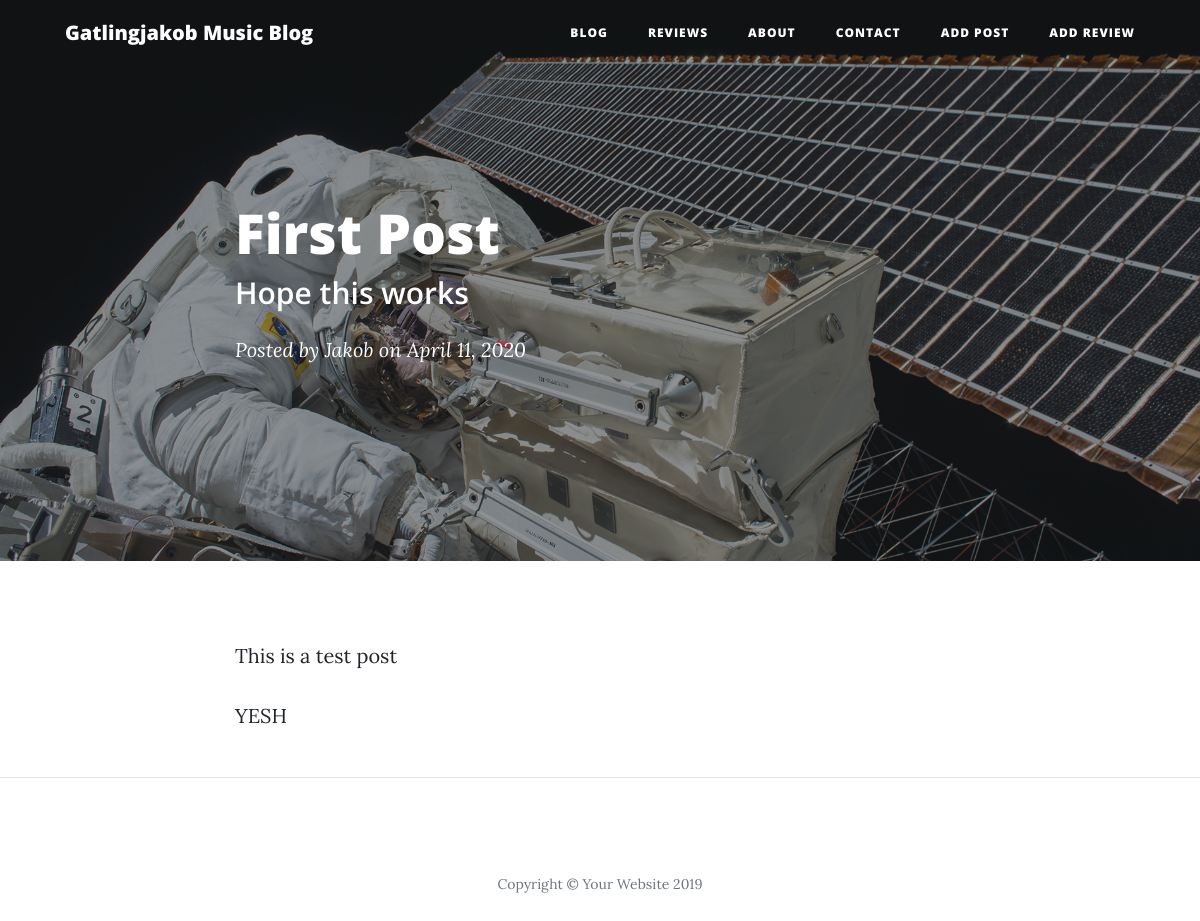
/post/1, run on an earlier commit of the app's database.
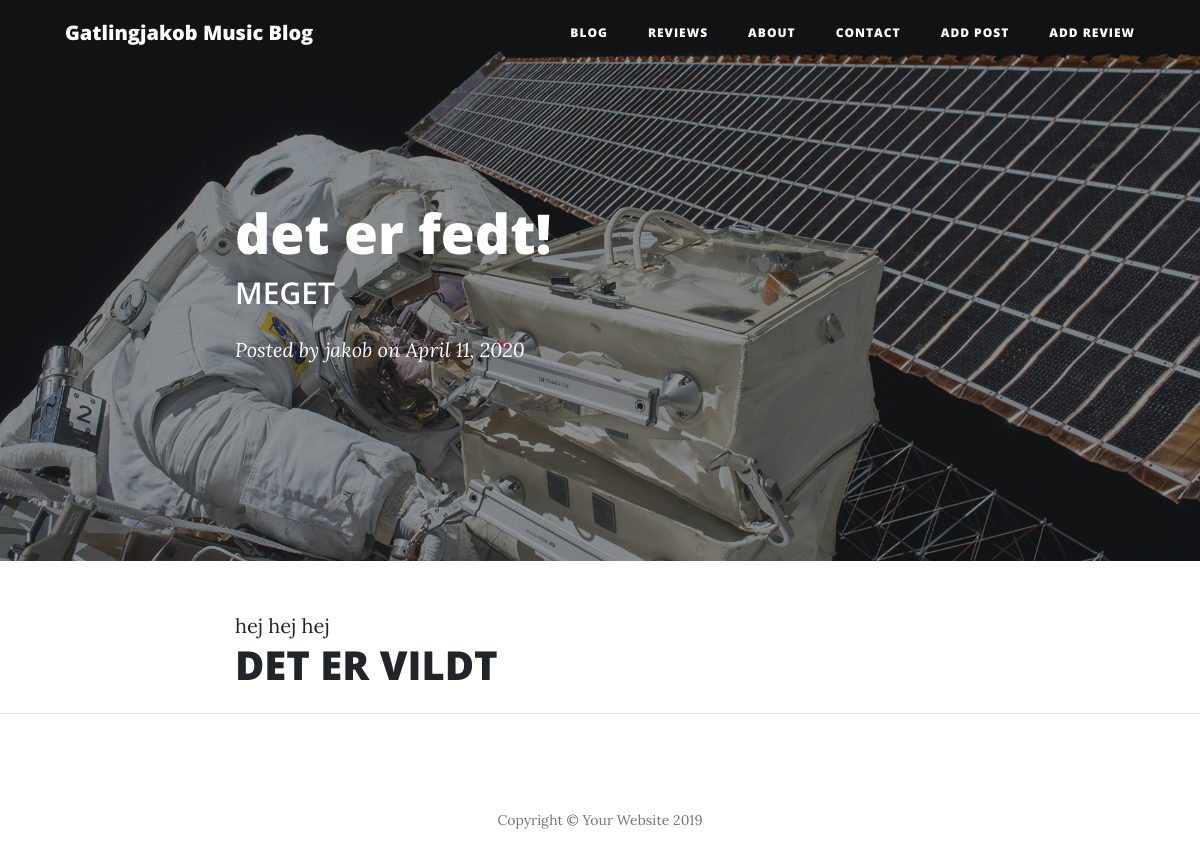
And on a later commit of the database.
### manage.py (models this page shows)
class Blogpost(db.Model):
    id = db.Column(db.Integer, primary_key=True)
    title = db.Column(db.String(200))
    subtitle = db.Column(db.String(200))
    author = db.Column(db.String(50))
    date_posted = db.Column(db.DateTime)
    content = db.Column(db.Text)

### app.py (the view)
@app.route('/post/<int:post_id>')
def post(post_id):
    post = Blogpost.query.filter_by(id=post_id).one()
    return render_template('post.html', post=post)

### templates/post.html (shortened to what this page needs)
<!DOCTYPE html>
<html lang="en">
<head>
  <link href= "{{ url_for('static', filename='bootstrap.min.css') }}" rel="stylesheet">
  <link href="{{ url_for('static', filename='fontawesome.min.css') }}" rel="stylesheet" type="text/css">
  <link href="{{ url_for('static', filename='clean-blog.min.css') }}" rel="stylesheet">
</head>
<body>
  <nav class="navbar navbar-expand-lg navbar-light fixed-top" id="mainNav">
    <div class="container">
      <a class="navbar-brand" href="{{ url_for('index') }}">Gatlingjakob Music Blog</a>
      <div class="collapse navbar-collapse" id="navbarResponsive">
        <ul class="navbar-nav ml-auto">
          <li class="nav-item">
            <a class="nav-link" href="{{ url_for('index') }}">Blog</a>
          </li>
          <li class="nav-item">
            <a class="nav-link" href="{{ url_for('reviews') }}">Reviews</a>
          </li>
          <li class="nav-item">
            <a class="nav-link" href="{{ url_for('about') }}">About</a>
          </li>
          <li class="nav-item">
            <a class="nav-link" href="{{ url_for('contact') }}">Contact</a>
          </li>
          <li class="nav-item">
            <a class="nav-link" href="{{ url_for('add') }}">Add Post</a>
          </li>
          <li class="nav-item">
            <a class="nav-link" href="{{ url_for('addreview') }}">Add Review</a>
          </li>
        </ul>
      </div>
    </div>
  </nav>
  <header class="masthead" style="background-image: url(' {{ url_for('static', filename='post-bg.jpg') }} ' )">
    <div class="overlay"></div>
    <div class="container">
      <div class="row">
        <div class="col-lg-8 col-md-10 mx-auto">
          <div class="post-heading">
            <h1>{{ post.title }}</h1>
            <h2 class="subheading">{{ post.subtitle }}</h2>
            <span class="meta">Posted by
              {{ post.author }}
              on {{ post.date_posted.strftime('%B %d, %Y') }}</span>
          </div>
        </div>
      </div>
    </div>
  </header>
  <article>
    <div class="container">
      <div class="row">
        <div class="col-lg-8 col-md-10 mx-auto">
          {{ post.content|safe }}
        </div>
      </div>
    </div>
  </article>
  <hr>
  <footer>
    <div class="container">
      <div class="row">
        <div class="col-lg-8 col-md-10 mx-auto">
          <p class="copyright text-muted">Copyright &copy; Your Website 2019</p>
        </div>
      </div>
    </div>
  </footer>
</body>
</html>

What changed in the data, as far as the page shows it:
changed Blogpost: title "First Post" → "det er fedt!"; subtitle "Hope this works" → "MEGET"; author "Jakob" → "jakob"; content "This is a test post YESH" → "hej hej hej DET ER VILDT"
